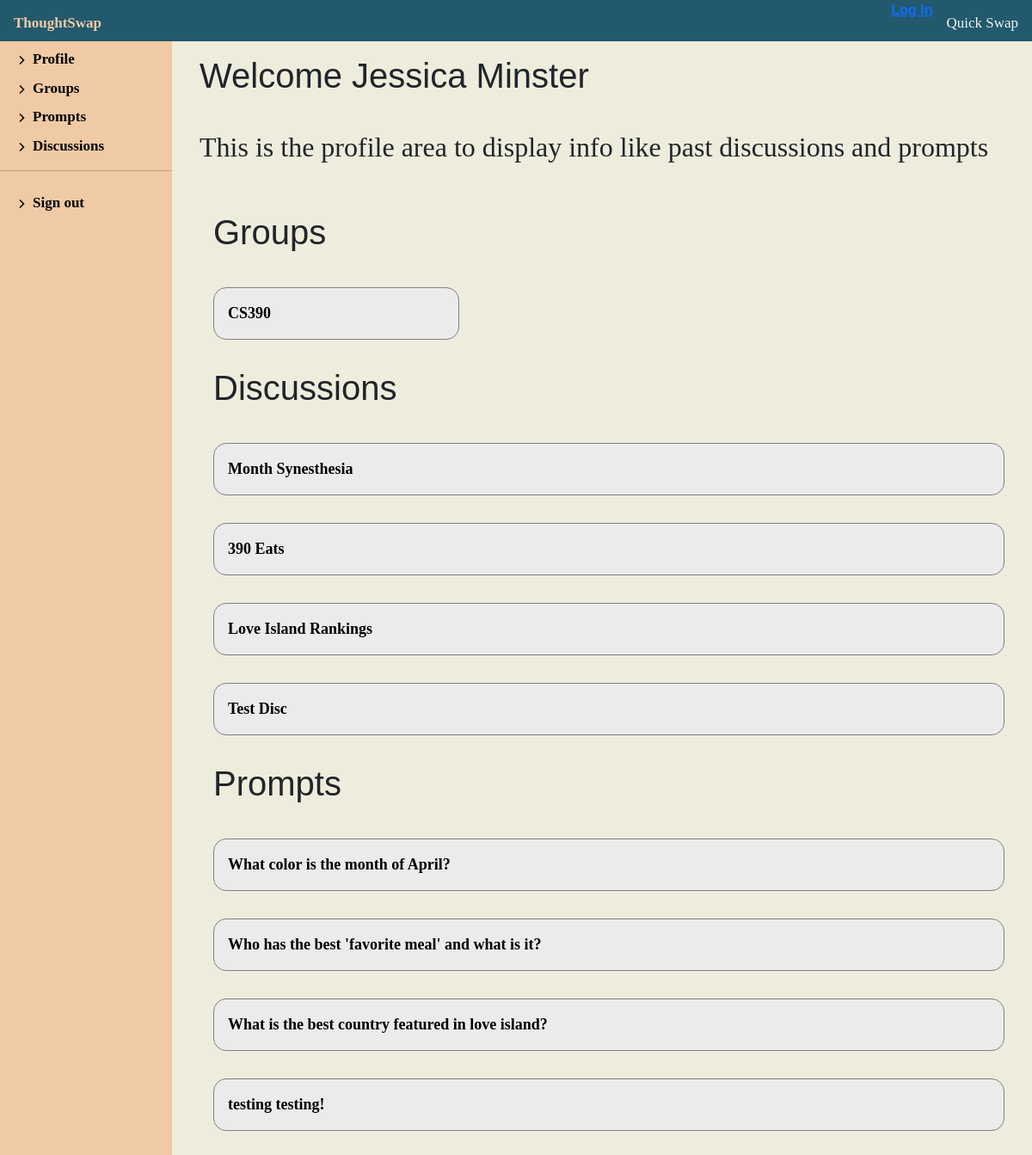
The app's page /discussion/1/profile, older data.
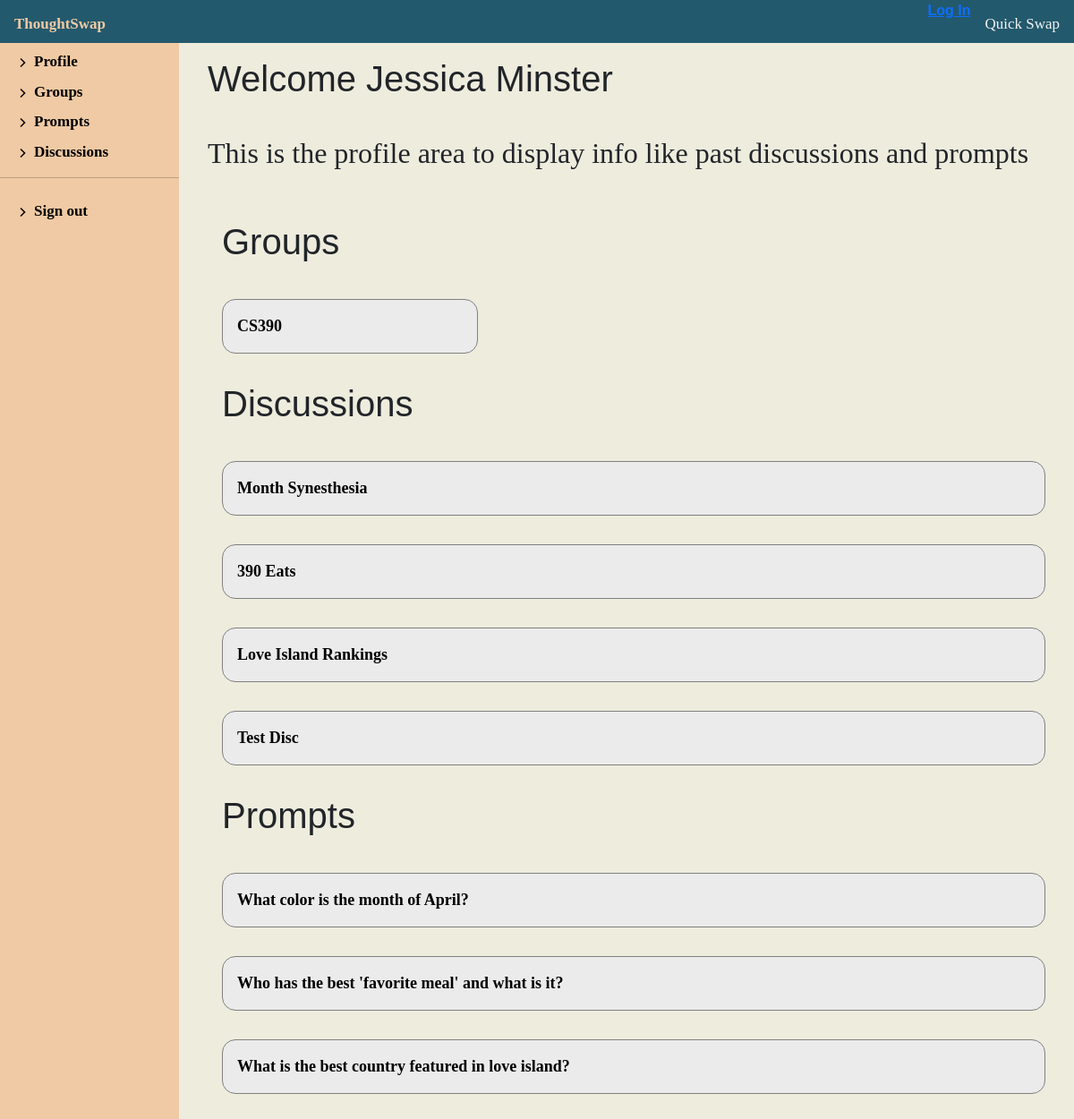
The same page, newer data.
### discussion/models.py (models this page shows, shortened)
class Group(models.Model):
    facilitator = models.ForeignKey(
        'Facilitator', on_delete=models.SET_NULL, null=True)
    name = models.CharField(max_length=100, null=False, blank=False, default='Group')
    size = models.IntegerField(null=False, blank=False, default=0)
    def __str__(self):
        return f'{self.name}'

class Discussion(models.Model):
    code = models.IntegerField(default=0, null=False, blank=False)
    name = models.CharField(max_length=200, default='Discussion')
    group = models.ForeignKey('Group', on_delete=models.SET_NULL, null=True)
    def __str__(self):
        return self.name

class Prompt(models.Model):
    id = models.AutoField(primary_key=True)
    content = models.TextField(
        max_length=1000, help_text='Enter a prompt for the discussion', blank=False, null=False)
    discussion = models.ForeignKey(
        'Discussion', on_delete=models.SET_NULL, null=True, blank=True)
    author = models.ForeignKey('Facilitator', on_delete=models.SET_NULL, null=True)
    def __str__(self):
        return f'{self.content}'

### discussion/views.py (the view)
# urls.py: path('<int:pk>/profile', views.FacilitatorProfileView.as_view(), name='facilitator-profile'),
class FacilitatorProfileView(generic.ListView):
    model = Facilitator
    template_name = 'discussion/profile/facilitator_profile.html'
    def get_context_data(self, **kwargs):
        context = super(FacilitatorProfileView,
                        self).get_context_data(**kwargs)
        context['facilitator'] = Facilitator.objects.get(pk=self.kwargs['pk'])
        return context

### discussion/models.py (called while the page is built)
    def __str__(self):
        return f'{self.first_name} {self.last_name}'

### discussion/templates/discussion/profile/facilitator_profile.html (shortened to what this page needs)
{% extends "index.html" %}
{% block content %}
<div class="profile-container">
    <div class="facilitator-nav">
        <div>
            <div class="">
                <ul class="fac-nav-list">
                    <li class="fac-nav-item"><a class="fac-nav-link"
                            href="{% url 'facilitator-profile' pk=facilitator.pk %}"><img
                                src="/static/media/chevron-right-svgrepo-com.svg" alt="bullet point"><span
                                class="ms-1 d-none d-sm-inline">Profile</span></a></li>
                    <li class="fac-nav-item">
                        <a class="fac-nav-link" href="{% url 'facilitator-groups' pk=facilitator.pk %}"><img
                                src="/static/media/chevron-right-svgrepo-com.svg" alt="bullet point"><span
                                class="ms-1 d-none d-sm-inline">Groups</span>
                        </a>
                    </li>
                    <li class="fac-nav-item">
                        <a class="fac-nav-link" href="{% url 'facilitator-prompts' pk=facilitator.pk %}"><img
                                src="/static/media/chevron-right-svgrepo-com.svg" alt="bullet point"><span
                                class="ms-1 d-none d-sm-inline">Prompts</span>
                        </a>
                    </li>
                    <li class="fac-nav-item">
                        <a class="fac-nav-link" href="{% url 'facilitator-discussions' pk=facilitator.pk %}"
                            data-bs-toggle="collapse">
                            <img src="/static/media/chevron-right-svgrepo-com.svg" alt="bullet point"><span
                                class="ms-1 d-none d-sm-inline">Discussions</span>
                        </a>
                    </li>
                </ul>
                <hr>
                <div class="dropdown pb-4">
                    <ul class="fac-nav-list">
                        <li class="fac-nav-item"><a class="fac-nav-link" href="{% url 'index' %}"><img
                                    src="/static/media/chevron-right-svgrepo-com.svg" alt="bullet point"><span
                                    class="ms-1 d-none d-sm-inline">Sign out</span></a></li>
                    </ul>
                </div>
            </div>
        </div>
    </div>
    {% block profileContent %}
    <div class="facilitator-profile">
        <h1 class="discussion-header">Welcome {{ facilitator }}</h1>
        <h2 class="discussion-header">This is the profile area to display info like past discussions and prompts
        </h2>
        <div class="profile-container" id="create-prompt">
            <div class="response-board">
                <h1 class="discussion-header">Groups</h1>
                <div class="group-board">
                    {% for group in facilitator.group_set.all %}
                    <div class="group-crud">
                        <a class="profile-list-header" href="{% url 'view-group' pk=facilitator.pk name=group %}"><span>{{ group.name }}</span></a>
                    </div>
                    {% endfor %}
                </div>
                <h1 class="discussion-header">Discussions</h1>
                {% for group in facilitator.group_set.all %}
                {% for discussion in group.discussion_set.all %}
                <div class="prompt-crud">
                    <div>
                        <a class="profile-list-header" href="{% url 'view-responses' pk=facilitator.pk name=group.name code=discussion.code %}"><span>{{ discussion }}</span></a>
                    </div>
                </div>
                {% endfor %}
                {% endfor %}
                <h1 class="discussion-header">Prompts</h1>
                {% for prompt in facilitator.prompt_set.all %}
                <div class="prompt-crud">
                    <div>
                        <a class="profile-list-header" href="{% url 'prompt-detail' pk=facilitator.pk id=prompt.id %}"><span>{{ prompt }}</span></a>
                    </div>
                </div>
                {% endfor %}
            </div>
        </div>
    </div>
    {% endblock %}
</div>
{% endblock %}

Row changes from the older to the newer data that the page shows:
removed Prompt: content "testing testing!"
